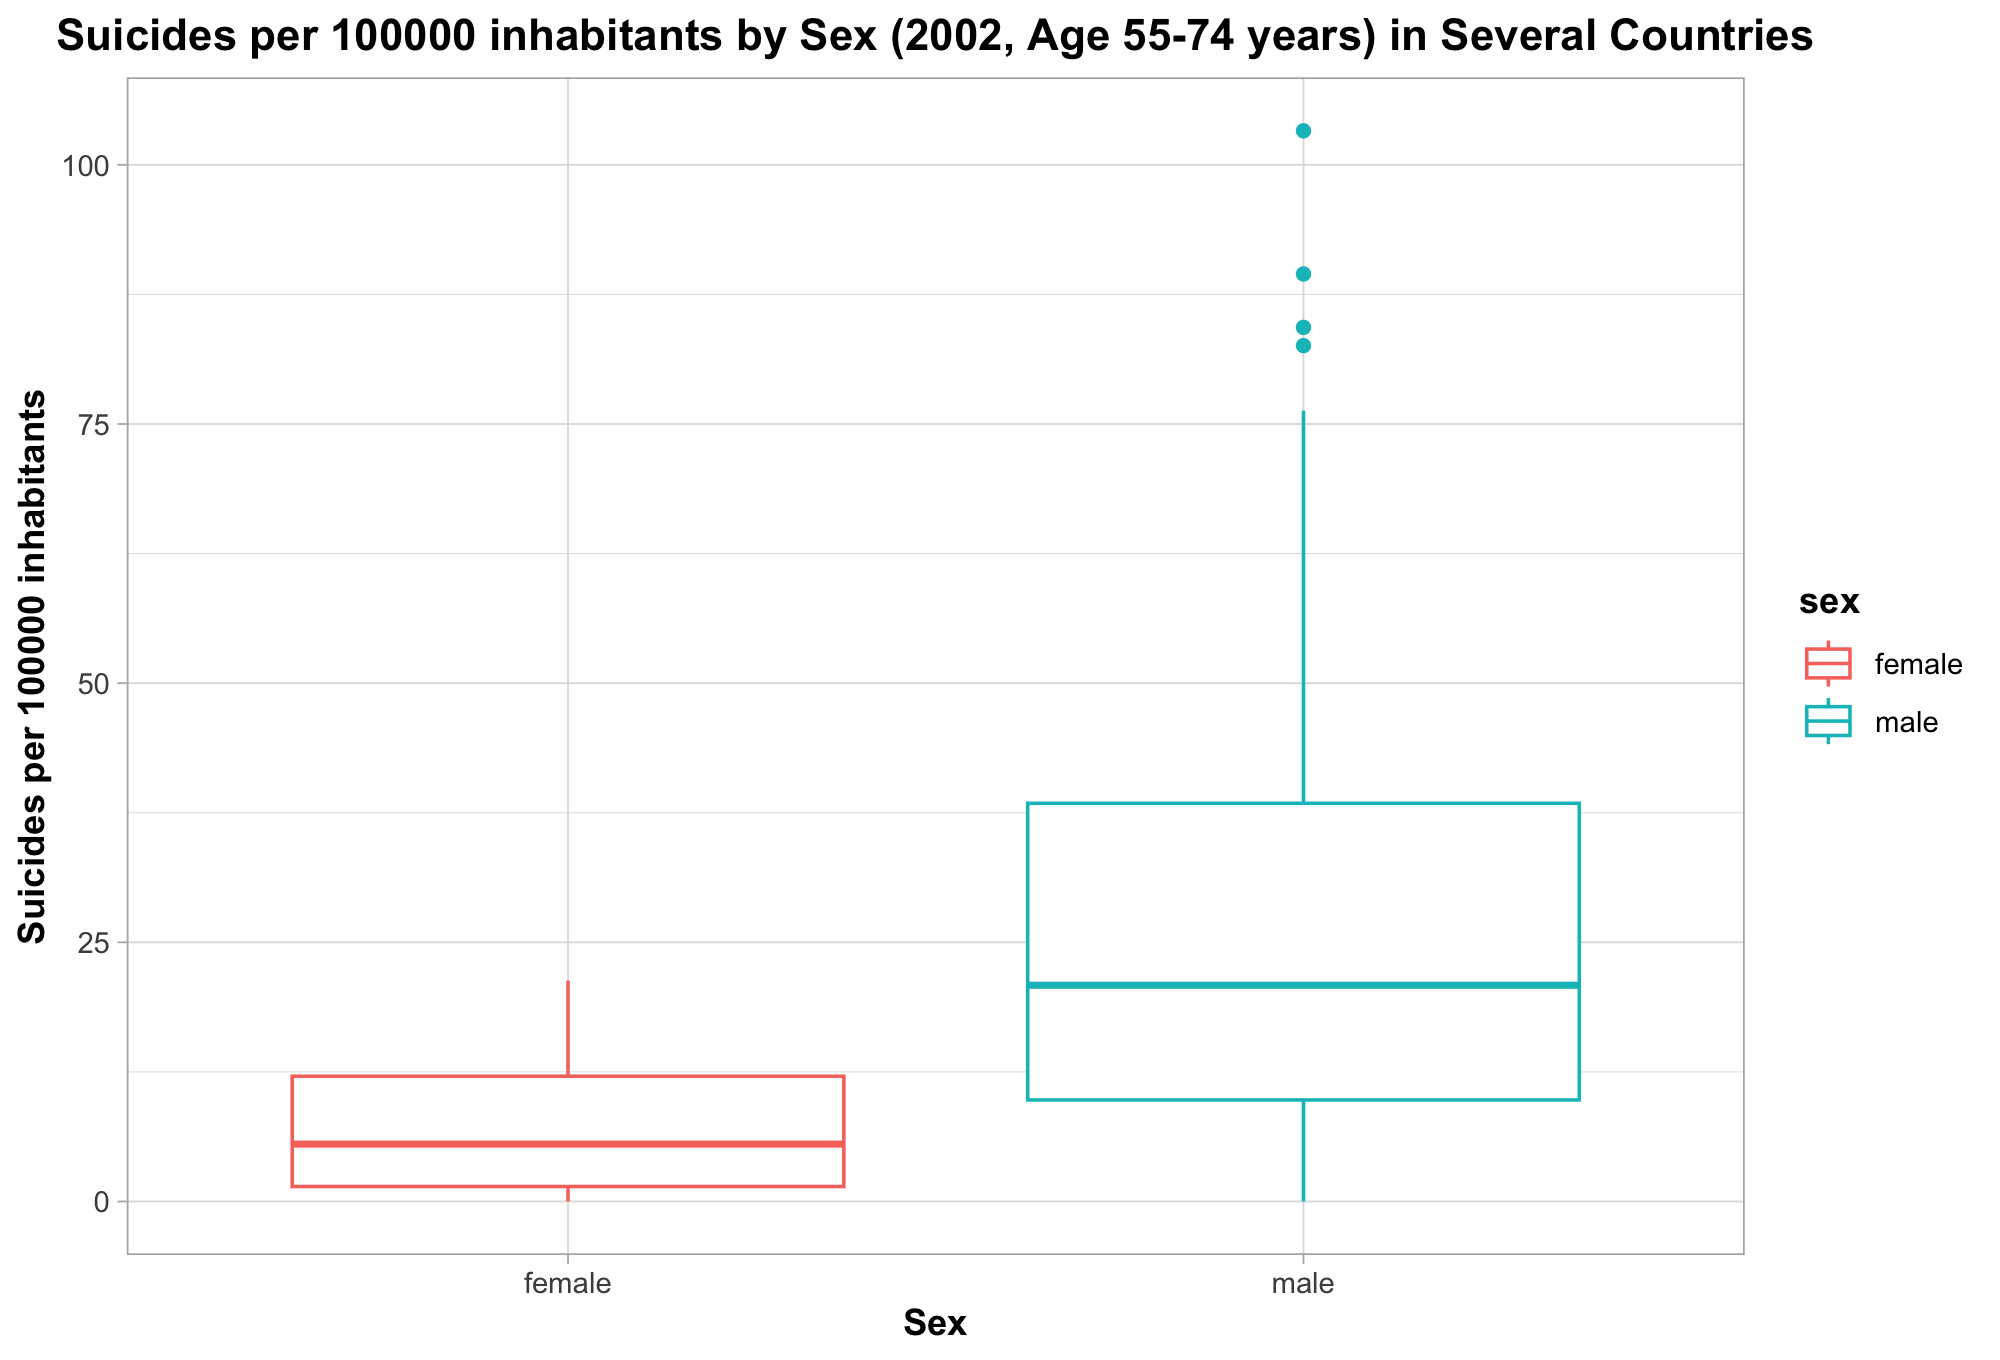

The script that drew this image:
install.packages("ggplot2")
library(ggplot2)

# Ler dados do ficheiro master.csv
dados <- read.csv("https://web.tecnico.ulisboa.pt/~paulo.soares/pe/projeto/master.csv")

# Selecionar dados referentes ao ano de 2002 e ao grupo etário 55-74 years
ano <- 2002
faixa_etaria <- "55-74 years"
selected <- subset(dados, year == ano & age == faixa_etaria)

# Criar o gráfico
ggplot(selected, aes(sex, suicides.100k.pop, color = sex)) +
  geom_boxplot(position = position_dodge(width = 0.8)) +
  labs(title = "Suicides per 100000 inhabitants by Sex (2002, Age 55-74 years) in Several Countries",
       x = "Sex",
       y = "Suicides per 100000 inhabitants",
       fill = "Sex") +
  theme(
    plot.title = element_text(hjust = 0.5, face = "bold"),
    axis.title.x = element_text(face = "bold"),
    axis.title.y = element_text(face = "bold"),
    legend.title = element_text(face = "bold")
  ) 
  
